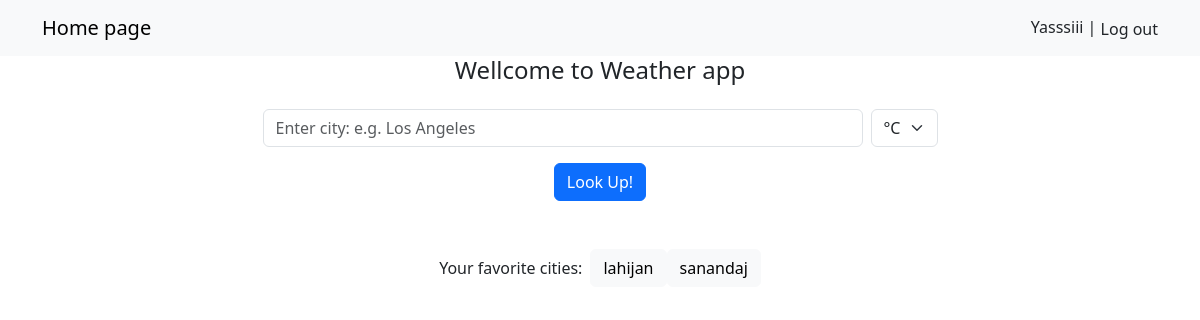
The app's page / (signed in) with its own data.
### accounts/models.py (models this page shows)
class CustomUser(AbstractUser):
    age = models.PositiveIntegerField(null=True, blank=True)
    fav_cities = models.ManyToManyField(City, related_name='users', blank=True)
    def __str__(self):
        return self.username

class City(models.Model):
    name = models.CharField(max_length=20)
    class Meta:
        verbose_name_plural = 'cities'
    def __str__(self):
        return self.name

### weather/views.py (the view)
# urls.py: 2. Add a URL to urlpatterns:  path('', views.home, name='home')
def home(request):
    city = ''
    temperature = None
    weather = None
    error = None
    if request.user.is_authenticated:
        if request.user.fav_cities.filter(name=request.POST.get('city')).exists():
            is_fav = True
        else:
            is_fav = False
    if request.method =='POST':
        if request.user.is_authenticated:
            if 'Add city to fav' in request.POST:
                searched_city = request.POST.get('city') # city that user has searched.
                City.objects.get_or_create(name=searched_city)
                request.user.fav_cities.add(City.objects.get(name=searched_city))
                is_fav = True
            if 'remove city from fav' in request.POST:
                request.user.fav_cities.remove(City.objects.get(name=request.POST.get('city')))
                is_fav = False
        unit = request.POST.get('unit', 'C')
        city = request.POST.get('city')
        api_key = os.getenv('WeatherAPI-key')
        url = f"http://api.openweathermap.org/data/2.5/weather?q={city}&appid={api_key}"
        response = requests.get(url)
        data = response.json()
        if not api_key:
            return render(request,'home.html', {'error':"API-key not provided, you may need to add one."})
        elif not city:
            return render(request,'home.html',{'error':"We won't know where to look for, if you haven't written a city name :)"})
        else:
            if data.get("cod") == 200:
                if unit == 'C':
                    temperature = round(data['main']['temp'] - 273.15) # rounds it to the nearest whole number
                    unit_symbol = 'C'
                else:
                    temperature = round((data['main']['temp'] - 273.15)*1.8 +32) # converts to F
                    unit_symbol = 'F'
                if request.user.is_authenticated:
                    context = {
                        'data': data,
                        'city' : request.POST.get('city'),
                        'weather' : data['weather'][0]['description'],
                        'temperature': temperature,
                        'unit': unit,
                        'unit_symbol' : unit_symbol,
                        'is_fav': is_fav,
                    }
                else:
                      context = {
                        'data': data,
                        'city' : request.POST.get('city'),
                        'weather' : data['weather'][0]['description'],
                        'temperature': temperature,
                        'unit': unit,
                        'unit_symbol' : unit_symbol,
                    }
                return render(request, 'home.html', context)
            else:
                return render(request, 'home.html', {'error':"We looked every single corner, but couldn't find ", 'city':city or ''})
    else:
        return render(request, 'home.html', {'city':city or '','error':error})

### templates/home.html (shortened to what this page needs)
{% extends 'base.html' %}
{% block body %}
<h4 class="text-center mb-4">Wellcome to Weather app</h4>
 <form method="post" class="justify-content-center mt-4">
    <div class="d-flex justify-content-center mb-3">
    <input type="text" name="city" class="form-control w-50 me-2" placeholder="Enter city: e.g. Los Angeles" value='{{city}}' >
    <select name="unit" class="form-select w-auto">
        <option value="C" {% if unit == 'C' %} selected {% endif %}>°C</option>
    </select>
    </div>
    <div class="d-flex justify-content-center">
        <button type="submit" class="btn btn-primary ">Look Up!</button>
    </div>
</form><br>
{% if request.user.is_authenticated %}
    <div class="d-flex justify-content-center align-items-center mt-4">
        <span class="me-2">Your favorite cities:</span>
        {% for city in request.user.fav_cities.all %}
            <form method="post" class="d-inline-block">
                    <button type="submit" class="btn btn-light">{{city}}</button>
            </form>
        {% endfor %}
    </div>
{% endif %}
{% endblock %}

### templates/base.html (shortened to what this page needs)
<!DOCTYPE html>
<html lang="en">
<head>
<link href="https://cdn.jsdelivr.net/npm/bootstrap@5.3.0-alpha1/dist/css/bootstrap.min.css" rel="stylesheet">
</head>
<body>
     <nav class="navbar navbar-light bg-light">
        <div class="container">
            <a class="navbar-brand" href="{% url 'home' %}">Home page</a>
            <div>
                {% if request.user.id %}
                <a class="nav-link d-inline" href="#">{{request.user}}</a> |
                <form method="post" class="d-inline" action="{% url 'logout' %}">{% csrf_token %}
                    <Button type='submit' class="btn btn-danger nav-link d-inline">Log out</Button>
                </form>
                {% else %}
                <a class="nav-link d-inline" href="{% url 'login' %}">Sign in </a>|
                <a class="nav-link d-inline" href="{% url 'registration' %}">Sign Up</a>
                {% endif %}
            </div>
        </div>
     </nav>
{% block body %}{% endblock %}
</body>
</html>

### records on screen
CustomUser: user "Yasssiii"
City: name "lahijan"
City: name "sanandaj"
